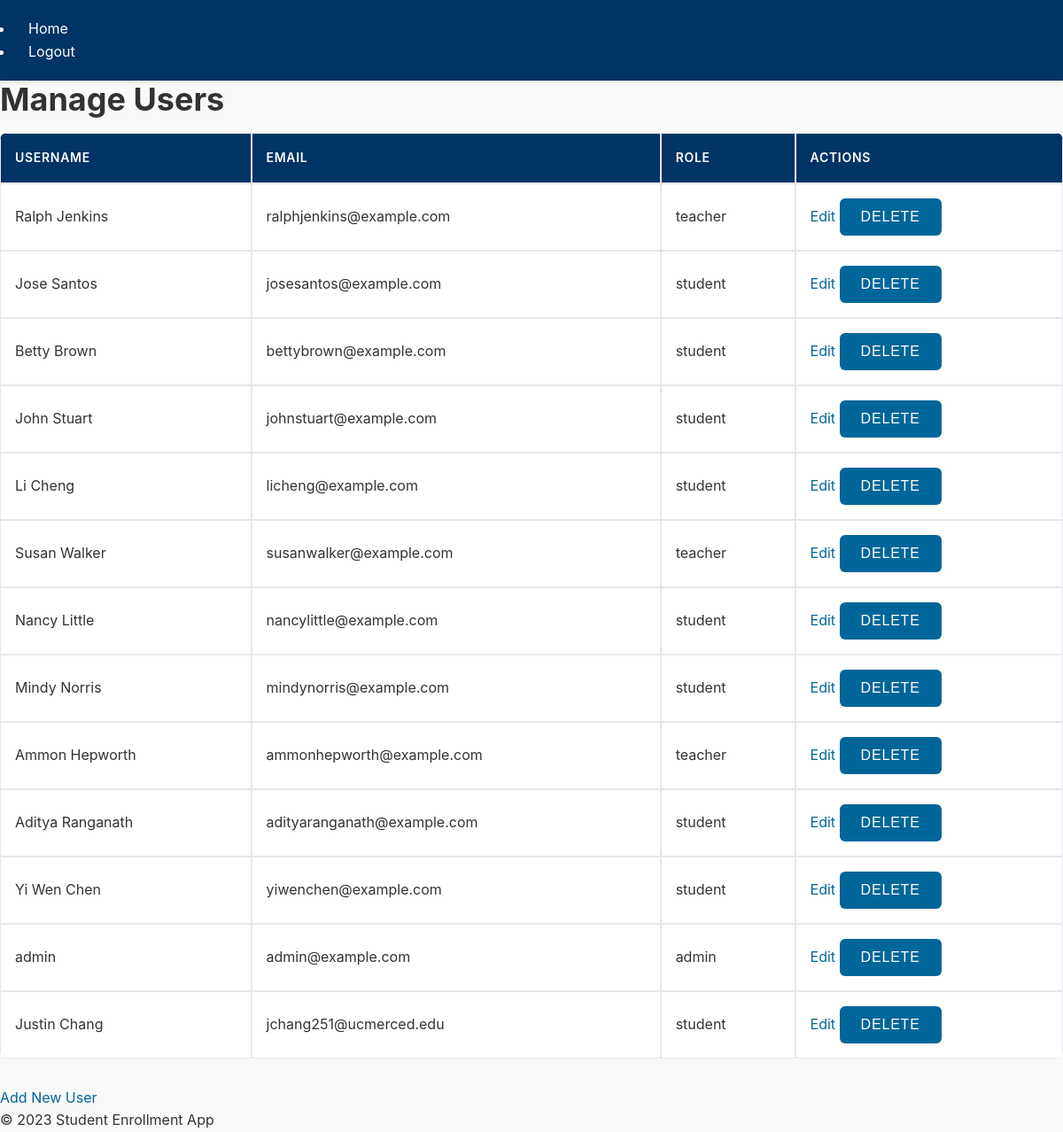
Page /admin/users (signed in) on the earlier database version.
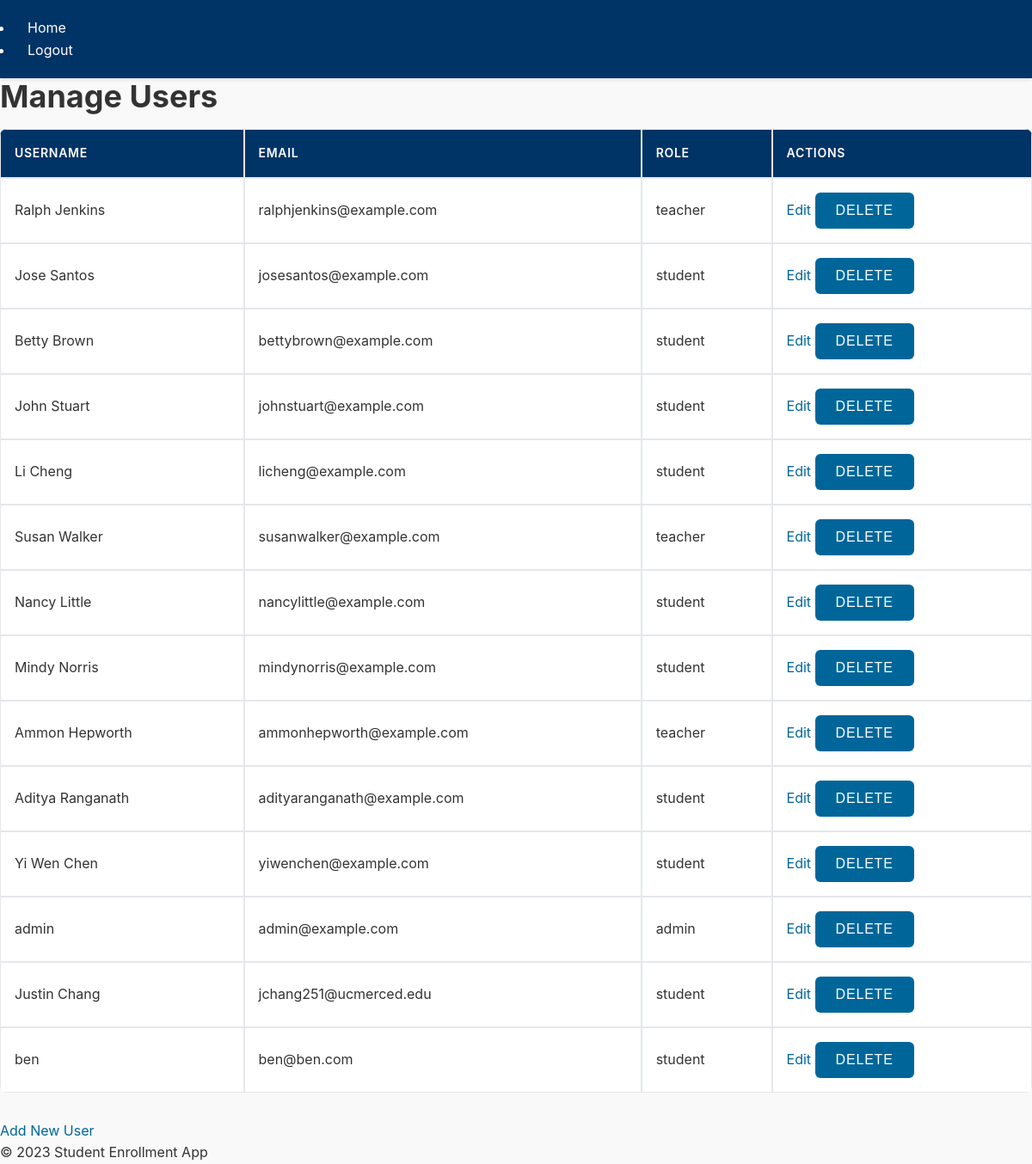
Same page on the later database version.
### app/models.py (models this page shows, shortened)
class User(UserMixin, db.Model):
    id = db.Column(db.Integer, primary_key=True)
    username = db.Column(db.String(64), index=True, unique=True, nullable=False)
    email = db.Column(db.String(120), index=True, unique=True, nullable=False)
    password_hash = db.Column(db.String(128), nullable=False)
    role = db.Column(db.String(20), nullable=False)  # student, teacher, or admin
    enrollments = db.relationship('Enrollment', backref='student', lazy='dynamic')

### app/routes.py (the view)
    @app.route('/admin/users')
    @login_required
    def admin_users():
        if admin_required(): return admin_required()
        users = User.query.all()
        return render_template('admin/users.html', users=users)

### app/__init__.py (called while the page is built)
def create_app():
    app = Flask(__name__)
    app.config.from_object(Config)
    db.init_app(app)
    login_manager.init_app(app)
    admin.name = 'Admin Mode'
    admin.url = '/admin_panel'
    admin.init_app(app)
    with app.app_context():
        from app.models import User, Course, Enrollment
        admin.add_view(ModelView(User, db.session))
        admin.add_view(ModelView(Course, db.session))
        admin.add_view(ModelView(Enrollment, db.session))
        db.create_all()
    from app.routes import init_routes
    init_routes(app)
    @login_manager.user_loader
    def load_user(user_id):
        return User.query.get(int(user_id))
    return app

### app/templates/admin/users.html
{% extends 'base.html' %}
{% block content %}
<h1>Manage Users</h1>
<table>
    <thead>
        <tr>
            <th>Username</th>
            <th>Email</th>
            <th>Role</th>
            <th>Actions</th>
        </tr>
    </thead>
    <tbody>
        {% for user in users %}
        <tr>
            <td>{{ user.username }}</td>
            <td>{{ user.email }}</td>
            <td>{{ user.role }}</td>
            <td>
                <a href="{{ url_for('admin_edit_user', user_id=user.id) }}">Edit</a>
                <form action="{{ url_for('admin_delete_user', user_id=user.id) }}" method="post" style="display:inline;">
                    <button type="submit" onclick="return confirm('Are you sure you want to delete this user?');">Delete</button>
                </form>
            </td>
        </tr>
        {% endfor %}
    </tbody>
</table>
<a href="{{ url_for('admin_new_user') }}">Add New User</a>
{% endblock %}

### app/templates/base.html (shortened to what this page needs)
<!DOCTYPE html>
<html>
  <head>
    <link rel="stylesheet" href="{{ url_for('static', filename='base.css') }}">
  </head>
  <body>
    <header>
      <nav>
        <ul>
          <li><a href="{{ url_for('index') }}">Home</a></li>
          {% if current_user.is_authenticated %}
            <li><a href="{{ url_for('logout') }}">Logout</a></li>
          {% else %}
            <li><a href="{{ url_for('login') }}">Login</a></li>
          {% endif %}
        </ul>
      </nav>
    </header>
    <main>
      <section class="main-content">
        {% block content %}{% endblock %}
      </section>
    </main>
    <footer>
      <p>&copy; 2023 Student Enrollment App</p>
    </footer>
  </body>
</html>

### app/static/base.css (style rules this page uses)
*, *::before, *::after { box-sizing: border-box; margin: 0; padding: 0; }
body { font-family: 'Inter', system-ui, -apple-system, sans-serif; margin: 0; padding: 0; background-color: #f9f9f9; color: #333; line-height: 1.6; min-height: 100vh; }
h1, h2, h3, h4, h5, h6 { margin-bottom: 1rem; line-height: 1.2; }
h1 { font-size: 2.25rem; }
header { background-color: #003366; color: white; padding: 1.25rem 0; box-shadow: 0 2px 4px rgba(0, 0, 0, 0.1); }
header nav { max-width: 1200px; margin: 0 auto; padding: 0 1rem; display: flex; justify-content: space-between; align-items: center; }
nav a { color: white; text-decoration: none; padding: 0.5rem 1rem; border-radius: 4px; transition: background-color 0.2s; }
table { width: 100%; border-collapse: separate; border-spacing: 0; margin-bottom: 2rem; background-color: #ffffff; border-radius: 8px; overflow: hidden; }
table th, table td { border: 1px solid #e5e7eb; padding: 1rem; text-align: left; }
table th { background-color: #003366; color: white; font-weight: 600; text-transform: uppercase; letter-spacing: 0.05em; font-size: 0.875rem; }
form { max-width: 500px; margin: 0 auto; }
button, .btn { display: inline-block; background-color: #006699; color: white; border: none; border-radius: 6px; padding: 0.75rem 1.5rem; cursor: pointer; font-size: 1rem; font-weight: 500; text-transform: uppercase; letter-spacing: 0.05em; transition: all 0.2s; }
a { color: #006699; text-decoration: none; transition: color 0.2s; }

Differences in the rows shown:
added User: username "ben", email "ben@ben.com", role "student"
